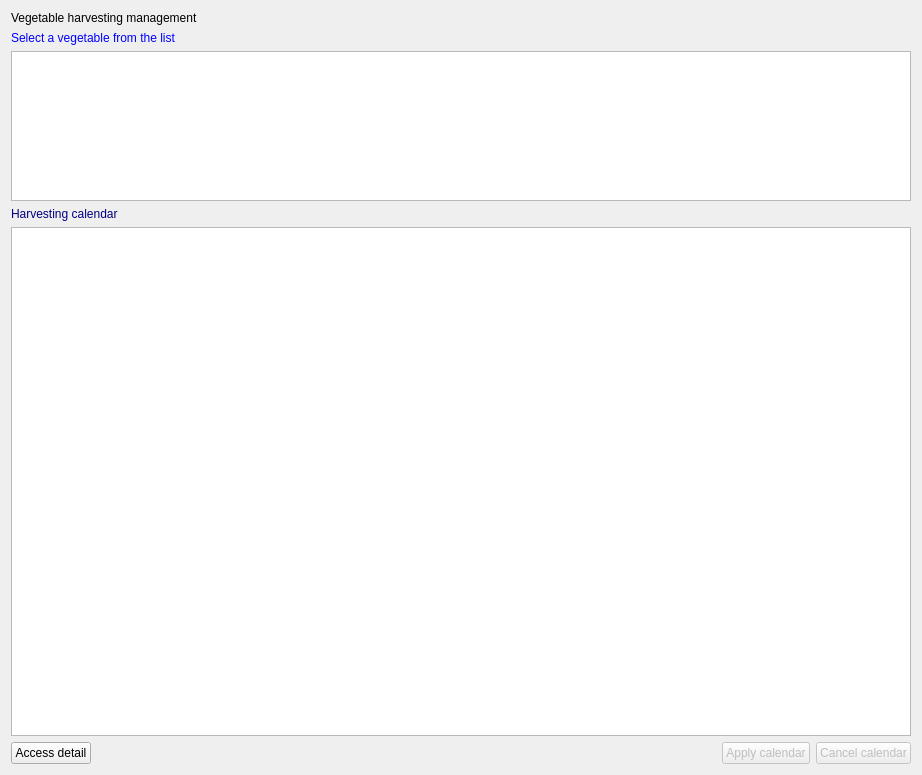
<?xml version="1.0" encoding="UTF-8"?>
<ui version="4.0">
 <class>vegharvest</class>
 <widget class="QWidget" name="vegharvest">
  <property name="geometry">
   <rect>
    <x>0</x>
    <y>0</y>
    <width>922</width>
    <height>775</height>
   </rect>
  </property>
  <property name="toolTip">
   <string/>
  </property>
  <layout class="QVBoxLayout" name="verticalLayout_4">
   <item>
    <widget class="QLabel" name="Label16">
     <property name="enabled">
      <bool>true</bool>
     </property>
     <property name="palette">
      <palette>
       <active>
        <colorrole role="WindowText">
         <brush brushstyle="SolidPattern">
          <color alpha="255">
           <red>0</red>
           <green>0</green>
           <blue>0</blue>
          </color>
         </brush>
        </colorrole>
       </active>
       <inactive>
        <colorrole role="WindowText">
         <brush brushstyle="SolidPattern">
          <color alpha="255">
           <red>0</red>
           <green>0</green>
           <blue>0</blue>
          </color>
         </brush>
        </colorrole>
       </inactive>
       <disabled>
        <colorrole role="WindowText">
         <brush brushstyle="SolidPattern">
          <color alpha="255">
           <red>0</red>
           <green>0</green>
           <blue>0</blue>
          </color>
         </brush>
        </colorrole>
       </disabled>
      </palette>
     </property>
     <property name="toolTip">
      <string/>
     </property>
     <property name="text">
      <string>Vegetable harvesting management</string>
     </property>
    </widget>
   </item>
   <item>
    <layout class="QVBoxLayout" name="verticalLayout_3">
     <item>
      <widget class="QLabel" name="Label1">
       <property name="enabled">
        <bool>true</bool>
       </property>
       <property name="palette">
        <palette>
         <active>
          <colorrole role="WindowText">
           <brush brushstyle="SolidPattern">
            <color alpha="255">
             <red>0</red>
             <green>0</green>
             <blue>255</blue>
            </color>
           </brush>
          </colorrole>
         </active>
         <inactive>
          <colorrole role="WindowText">
           <brush brushstyle="SolidPattern">
            <color alpha="255">
             <red>0</red>
             <green>0</green>
             <blue>255</blue>
            </color>
           </brush>
          </colorrole>
         </inactive>
         <disabled>
          <colorrole role="WindowText">
           <brush brushstyle="SolidPattern">
            <color alpha="255">
             <red>0</red>
             <green>0</green>
             <blue>255</blue>
            </color>
           </brush>
          </colorrole>
         </disabled>
        </palette>
       </property>
       <property name="toolTip">
        <string/>
       </property>
       <property name="text">
        <string>Select a vegetable from the list</string>
       </property>
      </widget>
     </item>
     <item>
      <widget class="QTableView" name="AdvListView1">
       <property name="enabled">
        <bool>true</bool>
       </property>
       <property name="sizePolicy">
        <sizepolicy hsizetype="Expanding" vsizetype="Minimum">
         <horstretch>0</horstretch>
         <verstretch>0</verstretch>
        </sizepolicy>
       </property>
       <property name="maximumSize">
        <size>
         <width>16777215</width>
         <height>150</height>
        </size>
       </property>
       <property name="toolTip">
        <string/>
       </property>
      </widget>
     </item>
    </layout>
   </item>
   <item>
    <layout class="QVBoxLayout" name="verticalLayout">
     <item>
      <widget class="QLabel" name="Label3">
       <property name="enabled">
        <bool>true</bool>
       </property>
       <property name="palette">
        <palette>
         <active>
          <colorrole role="WindowText">
           <brush brushstyle="SolidPattern">
            <color alpha="255">
             <red>0</red>
             <green>0</green>
             <blue>128</blue>
            </color>
           </brush>
          </colorrole>
         </active>
         <inactive>
          <colorrole role="WindowText">
           <brush brushstyle="SolidPattern">
            <color alpha="255">
             <red>0</red>
             <green>0</green>
             <blue>128</blue>
            </color>
           </brush>
          </colorrole>
         </inactive>
         <disabled>
          <colorrole role="WindowText">
           <brush brushstyle="SolidPattern">
            <color alpha="255">
             <red>0</red>
             <green>0</green>
             <blue>128</blue>
            </color>
           </brush>
          </colorrole>
         </disabled>
        </palette>
       </property>
       <property name="toolTip">
        <string/>
       </property>
       <property name="text">
        <string>Harvesting calendar</string>
       </property>
      </widget>
     </item>
     <item>
      <widget class="QTableView" name="AdvListView5">
       <property name="enabled">
        <bool>true</bool>
       </property>
       <property name="sizePolicy">
        <sizepolicy hsizetype="Expanding" vsizetype="Expanding">
         <horstretch>0</horstretch>
         <verstretch>0</verstretch>
        </sizepolicy>
       </property>
       <property name="toolTip">
        <string>Right click to set additional information</string>
       </property>
      </widget>
     </item>
    </layout>
   </item>
   <item>
    <layout class="QHBoxLayout" name="horizontalLayout">
     <item>
      <widget class="QPushButton" name="cmddetails">
       <property name="text">
        <string>Access detail</string>
       </property>
      </widget>
     </item>
     <item>
      <spacer name="horizontalSpacer">
       <property name="orientation">
        <enum>Qt::Horizontal</enum>
       </property>
       <property name="sizeHint" stdset="0">
        <size>
         <width>40</width>
         <height>20</height>
        </size>
       </property>
      </spacer>
     </item>
     <item>
      <widget class="QPushButton" name="BitBtn5">
       <property name="enabled">
        <bool>false</bool>
       </property>
       <property name="toolTip">
        <string>Apply to set additional info</string>
       </property>
       <property name="text">
        <string>Apply calendar</string>
       </property>
       <property name="icon">
        <iconset resource="../images.qrc">
         <normaloff>:/images/apply.png</normaloff>:/images/apply.png</iconset>
       </property>
       <property name="flat">
        <bool>false</bool>
       </property>
      </widget>
     </item>
     <item>
      <widget class="QPushButton" name="BitBtn1">
       <property name="enabled">
        <bool>false</bool>
       </property>
       <property name="toolTip">
        <string/>
       </property>
       <property name="text">
        <string>Cancel calendar</string>
       </property>
       <property name="icon">
        <iconset resource="../images.qrc">
         <normaloff>:/images/cancel.png</normaloff>:/images/cancel.png</iconset>
       </property>
       <property name="flat">
        <bool>false</bool>
       </property>
      </widget>
     </item>
    </layout>
   </item>
  </layout>
 </widget>
 <resources>
  <include location="../images.qrc"/>
 </resources>
 <connections/>
</ui>
